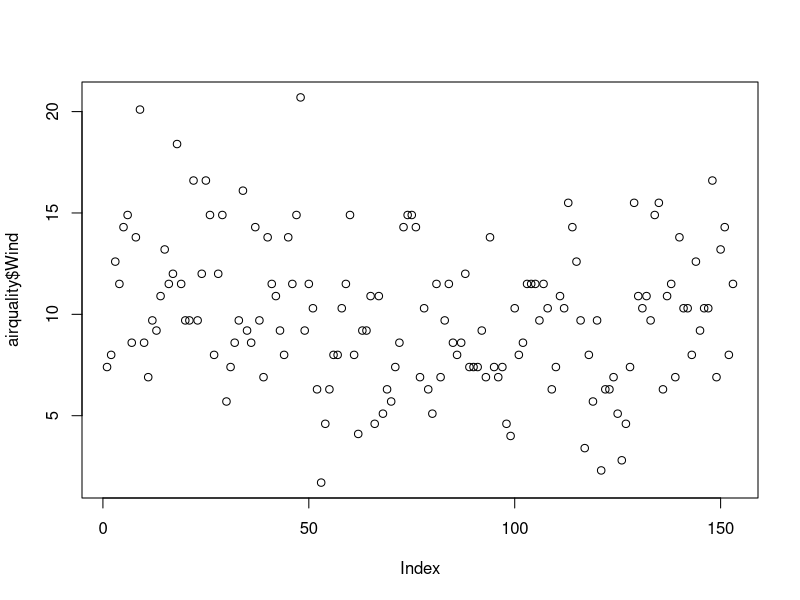
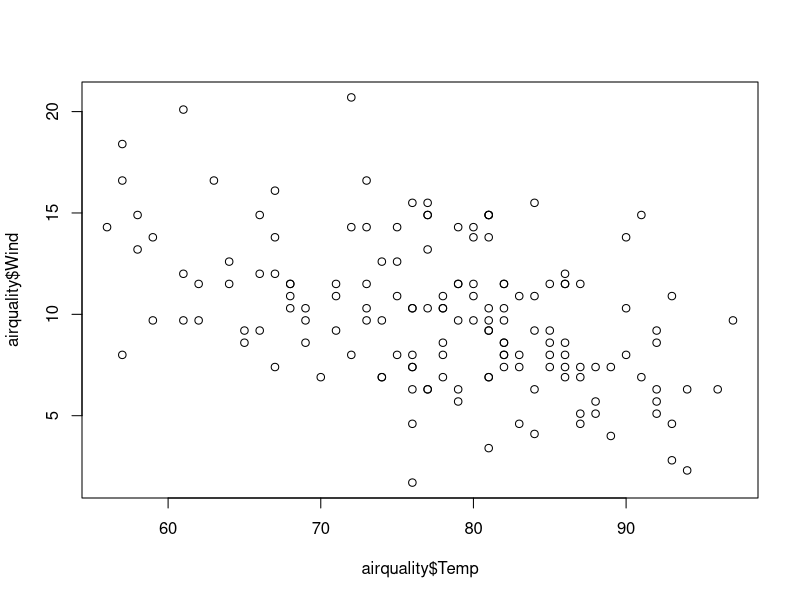
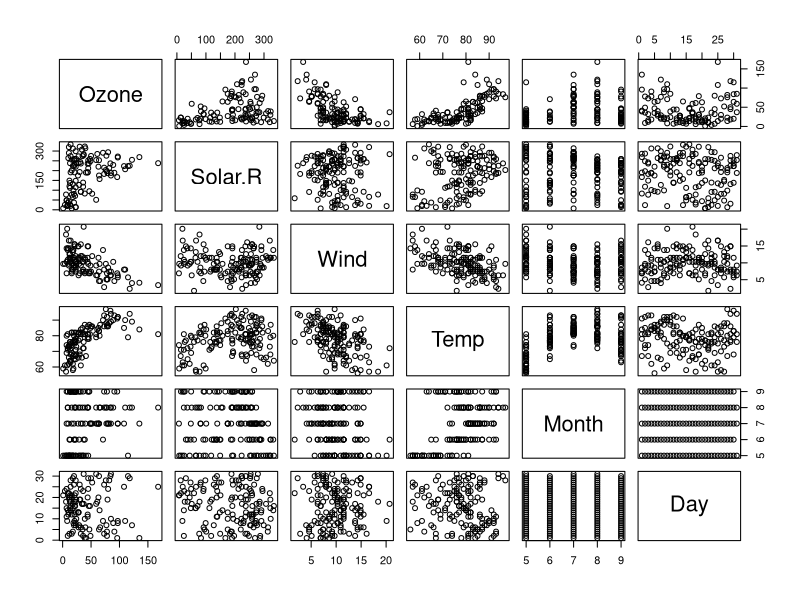
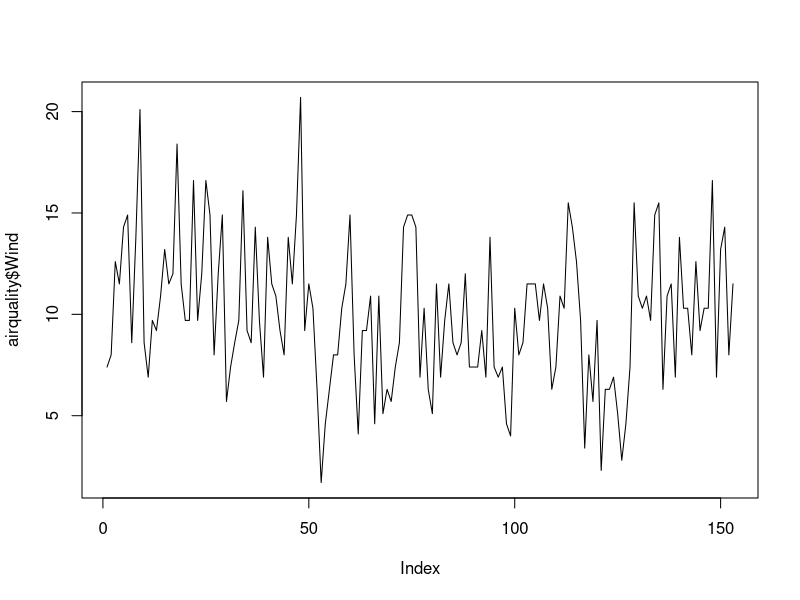
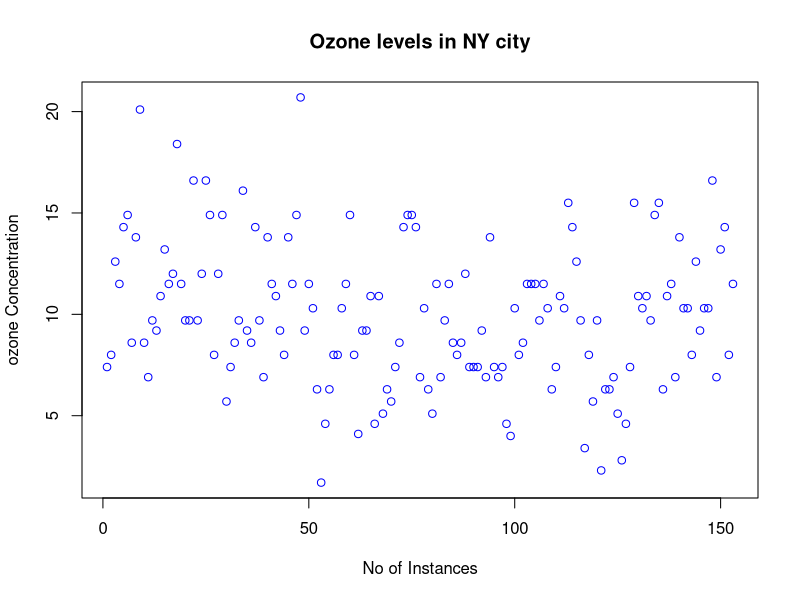
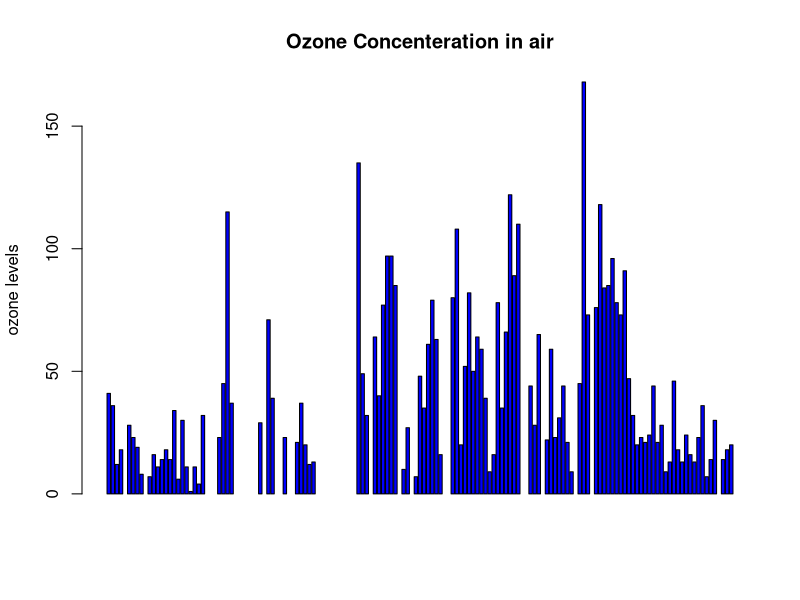
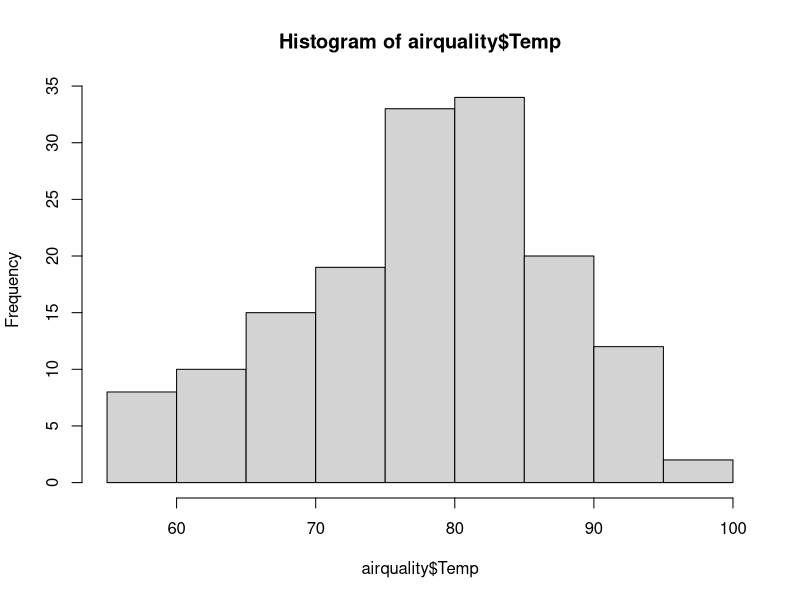
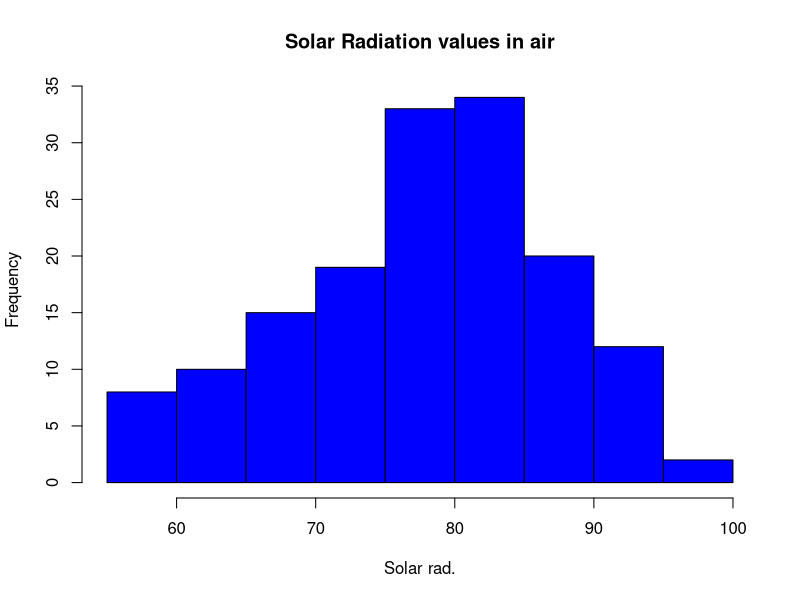

Reproduce these figures in R, in order.
e_quakes<-datasets::quakes
airquality <- datasets::airquality

####Top 10 rows and last 10 rows
head(airquality,10)
tail(airquality,10)
######Columns

airquality[,c(1,2)]

df<-airquality[,-6]

airquality$Wind

mean(airquality$Wind)

summary(airquality[,1])



###########Summary of the data#########
summary(airquality$Temp)
summary(airquality)


########Visualization Techniques#############
plot(airquality$Wind)
plot(airquality$Temp,airquality$Wind,type="p")
plot(airquality)
# points and lines 
plot(airquality$Wind, type= "l") # p: points, l: lines,b: both
plot(airquality$Wind, ylab = 'ozone Concentration', 
     xlab = 'No of Instances', main = 'Ozone levels in NY city',
     col = 'blue')


# Horizontal bar plot
barplot(airquality$Ozone, main = 'Ozone Concenteration in air',
        ylab = 'ozone levels', col= 'blue',horiz = F,axes=T)


#Histogram
hist(airquality$Temp)
hist(airquality$Temp, 
     main = 'Solar Radiation values in air',
     xlab = 'Solar rad.', col='blue')

#Single box plot
boxplot(airquality$Temp,main="Boxplot")

# Multiple box plots
boxplot(airquality[,1:4],main='Multiple')

#margin of the grid(mar), 
#no of rows and columns(mfrow), 
#whether a border is to be included(bty) 
#and position of the 
#labels(las: 1 for horizontal, las: 0 for vertical)
#bty - box around the plot

par(mfrow=c(3,3),mar=c(2,5,2,1),  las=0, bty="n")

plot(airquality$Ozone)
plot(airquality$Ozone, airquality$Wind)
plot(airquality$Ozone, type= "l")
plot(airquality$Ozone, type= "l")
plot(airquality$Ozone, type= "l")
barplot(airquality$Ozone, main = 'Ozone Concenteration in air',
        xlab = 'ozone levels', col='green',horiz = TRUE)
hist(airquality$Solar.R)
boxplot(airquality$Solar.R)
boxplot(airquality[,0:4], main='Multiple Box plots')


##Home work
e_quakes<-datasets::quakes

sd(airquality$Ozone,na.rm = T)